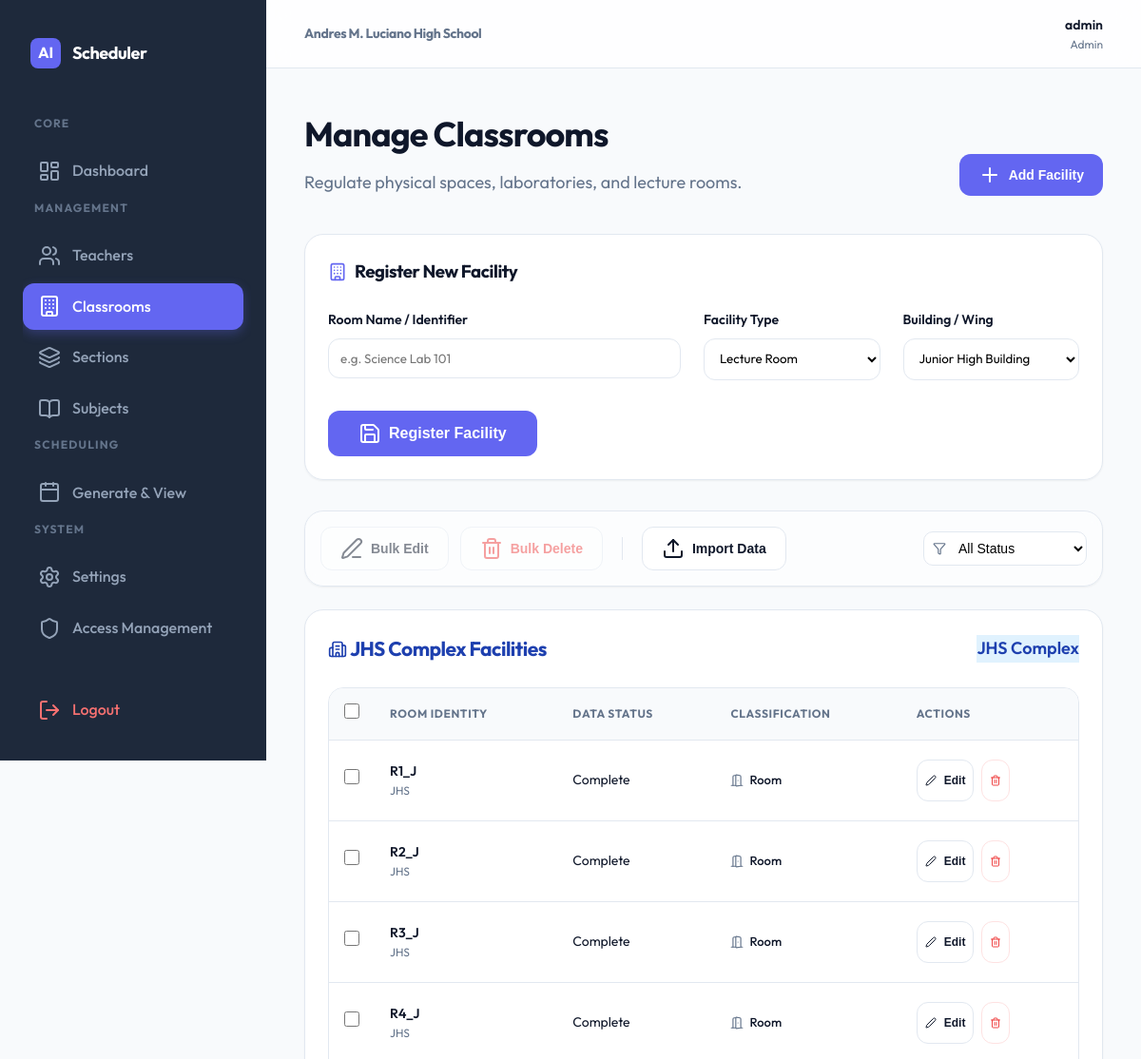
/admin/classrooms (signed in, upper part), run on an earlier commit of the app's database.
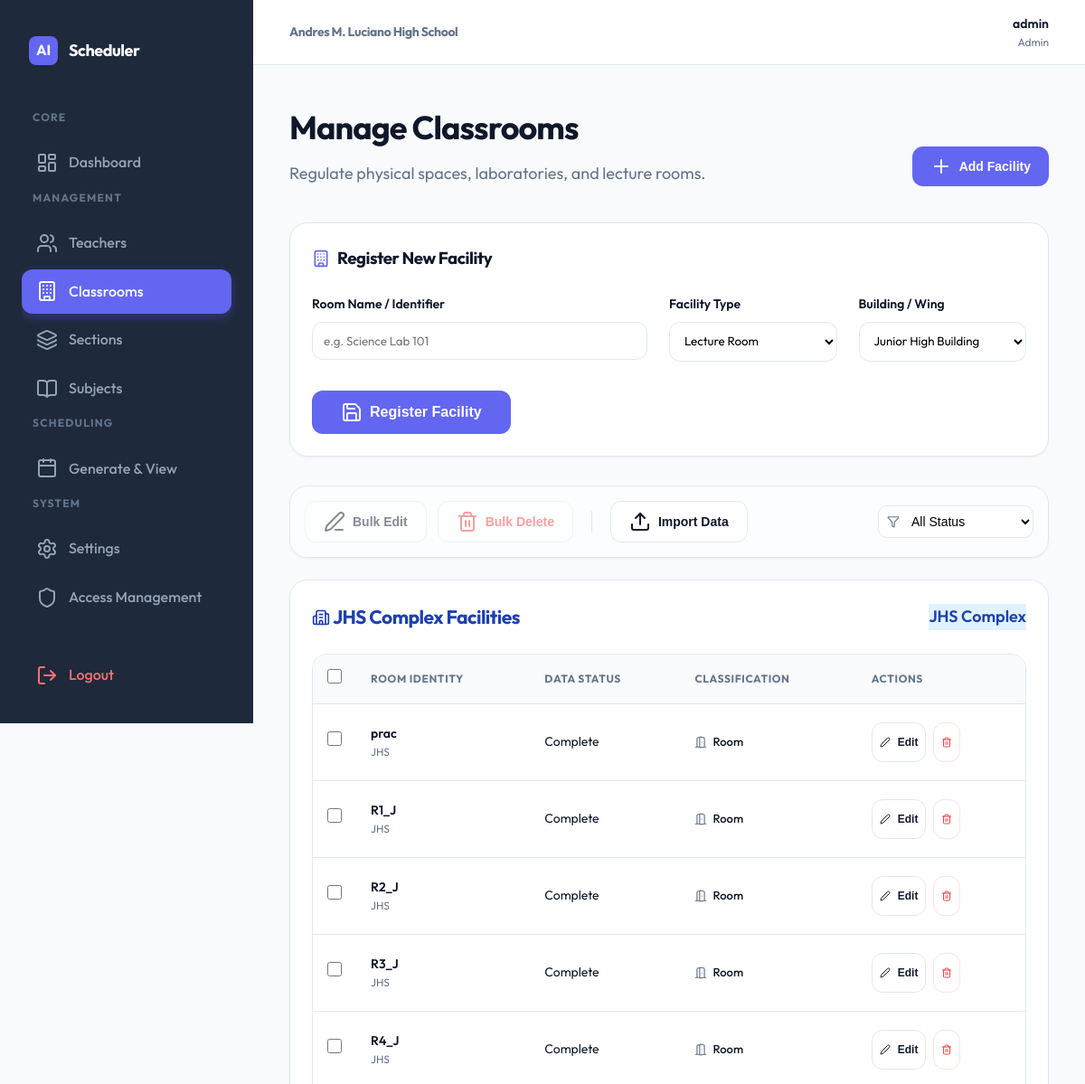
And on a later commit of the database.
### models.py (models this page shows)
class Classroom(db.Model):
    id = db.Column(db.Integer, primary_key=True)
    name = db.Column(db.String(50), nullable=False)
    room_type = db.Column(db.String(20), nullable=False) # Room, Laboratory
    building = db.Column(db.String(20), nullable=False) # JHS, SHS, Both

### app.py (the view, shortened to what this page needs)
@app.route('/admin/classrooms', methods=['GET', 'POST'])
@login_required
def admin_classrooms():
    if current_user.role != 'admin': return redirect(url_for('index'))
    classrooms = Classroom.query.all()
    classrooms.sort(key=lambda x: (x.building, natural_sort_key(x.name)))
    return render_template('admin_classrooms.html', classrooms=classrooms)

### app.py (called while the page is built)
def natural_sort_key(s):
    return [int(text) if text.isdigit() else text.lower() for text in re.split('([0-9]+)', str(s))]

@login_manager.user_loader
def load_user(user_id):
    user = User.query.get(int(user_id))
    if user and user.is_active:
        return user
    return None

@app.context_processor
def inject_school_name():
    setting = Setting.query.filter_by(key='school_name').first()
    sy_setting = Setting.query.filter_by(key='school_year').first()
    return {
        'school_name': setting.value if setting else 'Andres M. Luciano High School',
        'school_year': sy_setting.value if sy_setting else 'S.Y. 2024-2025',
        'is_complete': is_complete
    }

### templates/admin_classrooms.html (shortened to what the changed rows need)
{% extends "base.html" %}
{% block content %}
<div class="dashboard-header" style="display: flex; justify-content: space-between; align-items: flex-end; margin-bottom: 2.5rem;">
    <div>
        <h1 style="font-size: 2.25rem; margin-bottom: 0.5rem;">Manage Classrooms</h1>
    </div>
</div>
<form id="bulkForm" action="{{ url_for('admin_bulk_edit', module='classrooms') }}" method="POST">
    <div class="card" style="margin-bottom: 2rem;">
        <div class="table-wrapper">
            <table>
                <thead>
                    <tr>
                        <th style="width: 40px;"><input type="checkbox" onclick="toggleSelectAll(this)" style="width: 16px; height: 16px;"></th>
                        <th>Room Identity</th>
                        <th>Data Status</th>
                        <th>Classification</th>
                        <th>Actions</th>
                    </tr>
                </thead>
                <tbody>
                    {% for c in classrooms if c.building == 'JHS' %}
                        {% include 'partials/_classroom_row.html' %}
                    {% endfor %}
                </tbody>
            </table>
        </div>
    </div>
</form>
{% endblock %}

### templates/partials/_classroom_row.html
{% set complete = is_complete(c) %}
<tr id="classroom-row-{{ c.id }}" class="classroom-row {% if not complete %}tr-incomplete{% endif %}" data-status="{{ 'complete' if complete else 'incomplete' }}">
    <td><input type="checkbox" name="selected_ids" value="{{ c.id }}" onchange="updateBulkButton()" style="width: 16px; height: 16px; accent-color: var(--primary);"></td>
    <td>
        <div style="font-weight: 600; color: var(--text-main);">{{ c.name }}</div>
        <div style="font-size: 0.75rem; color: var(--text-muted);">{{ c.building or 'Main Building' }}</div>
    </td>
    <td>
        <span class="badge {{ 'badge-complete' if complete else 'badge-incomplete' }}">
            {{ 'Complete' if complete else 'Incomplete' }}
        </span>
    </td>
    <td>
        <span style="display: flex; align-items: center; gap: 6px; font-weight: 500; font-size: 0.8125rem;">
            {% if c.room_type == 'Laboratory' %}
            <i data-lucide="flask-conical" style="width: 14px; color: var(--primary);"></i>
            {% else %}
            <i data-lucide="door-open" style="width: 14px; color: var(--secondary);"></i>
            {% endif %}
            {{ c.room_type }}
        </span>
    </td>
    <td>
        <div style="display: flex; gap: 8px;">
            <button type="button" class="btn btn-secondary edit-classroom-btn" style="padding: 4px 8px; font-size: 0.75rem;"
                data-id="{{ c.id }}"
                data-name="{{ c.name|e }}"
                data-room_type="{{ c.room_type|e }}"
                data-building="{{ c.building|e if c.building else '' }}">
                <i data-lucide="edit-2" style="width: 12px;"></i> Edit
            </button>
            <button type="button" class="btn btn-secondary" style="padding: 4px 8px; font-size: 0.75rem; color: var(--error); border-color: #fee2e2;"
                onclick="deleteItem('classrooms', {{ c.id }}, '{{ c.name|e }}')">
                <i data-lucide="trash-2" style="width: 12px;"></i>
            </button>
        </div>
    </td>
</tr>

What changed in the data, as far as the page shows it:
added Classroom: name "prac", building "JHS", value "Complete", room_type "Room"
